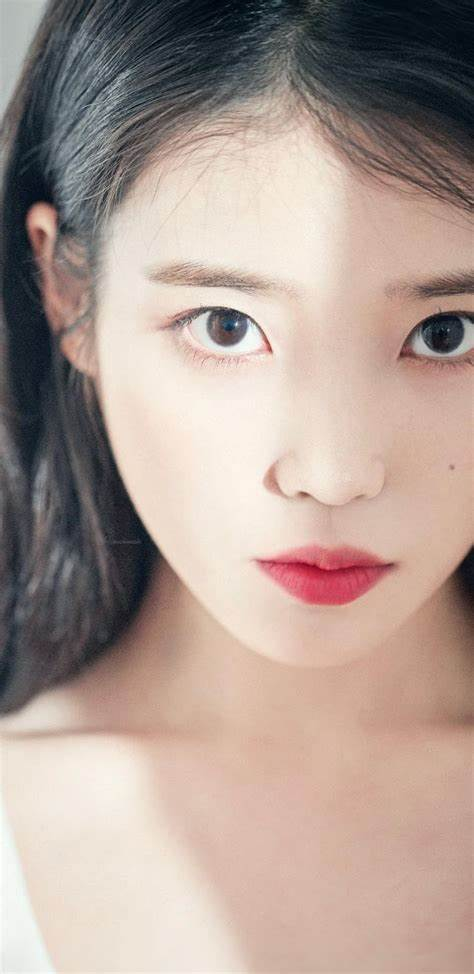
#> input picture data/test.jpg, 474 x 974 px
$ python OpenCV_6.py
#> lines starting #> are read from the running program, lines starting #| are printed output that depends on the picture
# OpenCV 강좌 : 제 6강 - 회전

# 회전(Rotate)

'''
회전(Rotate)은 선형 변환 중 하나에 포함되며, 회전 변환 행렬(Rotation matrix)을 통해 변환이 진행됨
회전 변환 행렬은 임의의 점을 중심으로 물체를 회전시킴.
횐전 변환 행렬의 일부는 반사 행렬(Reflection matrix)과 같은 값을 지닐 수 있다.
2차원 유클리드 공간에서의 회전은 크게 두 가지 회전 행렬을 갖는다.
좌푯값을 회전시키는 회전 행렬과 좌표 축을 회전시키는 회전 행렬이 있다.
좌표 회전 행렬은 원점을 중심으로 좌푯값을 회전시켜 매핑하며,
좌표 축 회전 행렬은 원점을 중심으로 행렬 자체를 회전시켜 새로운 행렬의 값을 구성함.
OpenCV의 회전 함수는 좌표 축의 회전 이동 행렬과 동일한 형태이며,
비율을 조정하거나 중심점의 기준을 변경하여 회전할 수 있다.
'''

# 메인 코드
import os

os.chdir(r'C:\Users\USER\Desktop\vs코드\wkit_vs\OpenCV_study')
import cv2

src = cv2.imread('./data/test.jpg', cv2.IMREAD_COLOR)
#> src is the input picture: shape (974, 474, 3); mean B, G, R 148.2, 156.4, 174.3

height, width, channel = src.shape
#> height = 974; width = 474; channel = 3
matrix = cv2.getRotationMatrix2D((width/2, height/2), 90, 1)
dst = cv2.warpAffine(src, matrix, (width, height))
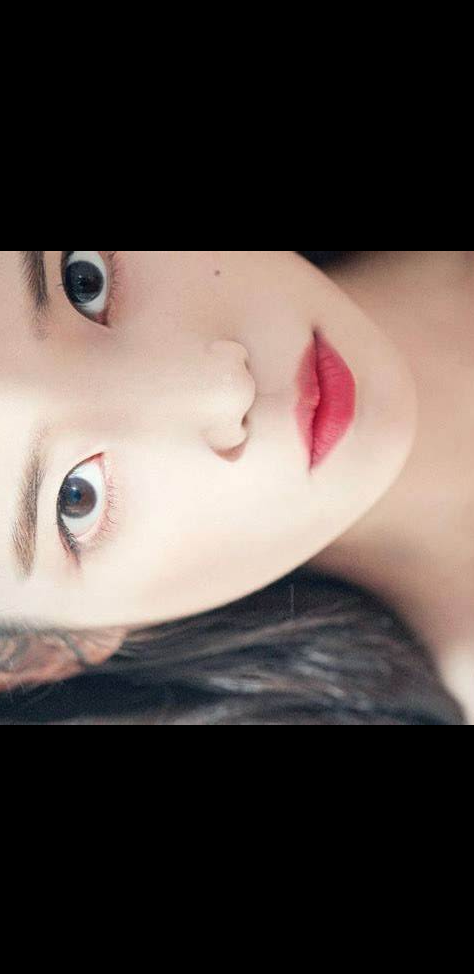
#> dst: shape (974, 474, 3); mean B, G, R 72.5, 76.8, 87.4

cv2.imshow('src', src)
cv2.imshow('dst', dst)
cv2.waitKey()
cv2.destroyAllWindows()

# 세부 코드

# src = cv2.imread('./data/test.jpg', cv2.IMREAD_COLOR)

'''
이미지 입력 함수(cv2.imread)를 통해 원본 이미지로 사용할 src를 선언하고 로컬 경로에서 이미지 파일을 읽어 옴
'''

# height, width, channel = src.shape
'''
height, width, channel = src.shape를 이용하여 해당 이미지의 높이, 너비, 채널의 값을 저장함
높이와 너비를 이용하여 회전 중심점을 설정함
'''

# matrix= cv2.getRotationMatrix2D((width/2, height/2), 90, 1)

'''
2X3 회전 행렬 생성 함수 (cv2.getRotationMatrix2D)로 회전 변환 행렬을 계산함
matrix = cv2.getRotationMatrix2D(center, angle, scale)는 중심점(center), 각도(angle), 비율(scale)로 매핑 변환 행렬(matrix)을 생성함
중심점(center)은 튜플(tuple) 형태로 사용하며 회전의 기준점
각도(angle)는 중심점을 기준으로 회전할 각도
비율(scale)은 이미지의 확대 및 축소 비율
'''

# dst = cv2.warpAffine(src, matrixm (width, height))

'''
아핀 변환 함수(cv2.warpAffine)로 회전 변환을 계산합니다.
dst = cv2.warpAffine(src, M, dsize)는 원본 이미지(src)에 M(아핀 맵 행렬)을 적용하고
출력 이미지 크기(dsize)로 변형해서 출력 이미지(dst)를 반환함
아핀 맵 행렬(M)은 회전 행렬 생성 함수에서 반환된 매핑 변환 행렬을 사용함
출력 이미지 크기(dsize)는 튜플(tuple) 형태로 사용하여 출력 이미지의 너비와 높이를 의미함
아핀 맵 행렬에 따라 회전된 이미지를 반환
'''
